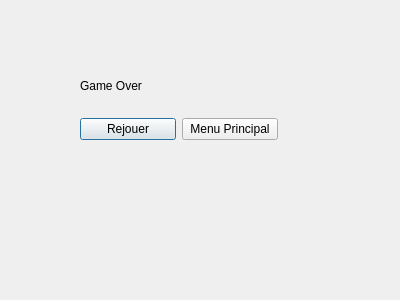
<?xml version="1.0" encoding="UTF-8"?>
<ui version="4.0">
 <class>gameOverWindow</class>
 <widget class="QDialog" name="gameOverWindow">
  <property name="geometry">
   <rect>
    <x>0</x>
    <y>0</y>
    <width>400</width>
    <height>300</height>
   </rect>
  </property>
  <property name="windowTitle">
   <string>Dialog</string>
  </property>
  <widget class="QWidget" name="verticalLayoutWidget">
   <property name="geometry">
    <rect>
     <x>80</x>
     <y>60</y>
     <width>198</width>
     <height>80</height>
    </rect>
   </property>
   <layout class="QVBoxLayout" name="verticalLayout">
    <item>
     <widget class="QLabel" name="label">
      <property name="text">
       <string>Game Over</string>
      </property>
     </widget>
    </item>
    <item>
     <layout class="QHBoxLayout" name="horizontalLayout">
      <item>
       <widget class="QPushButton" name="pushButton_2">
        <property name="text">
         <string>Rejouer</string>
        </property>
       </widget>
      </item>
      <item>
       <widget class="QPushButton" name="pushButton">
        <property name="text">
         <string>Menu Principal</string>
        </property>
       </widget>
      </item>
     </layout>
    </item>
   </layout>
  </widget>
 </widget>
 <resources/>
 <connections/>
</ui>
